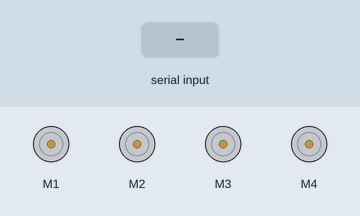
This sketch was run on a simulated Arduino Uno, built with avr-gcc and run on an emulated ATmega328P. Shown: 4 × DC motor (green arrow = forward, orange = backward, longer = faster). The test bench sets the inputs (shaded band).

Above: at 1.2 s.
1.3 s: "1\n" received over the second serial link
At 2.1 s:
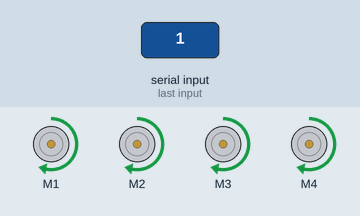
3.8 s: "2\n" received over the second serial link
At 4.2 s:
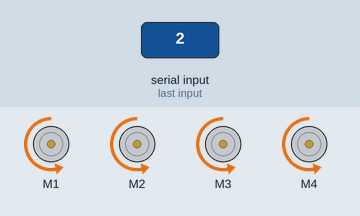
6.3 s: "3\n" received over the second serial link
At 7.0 s:
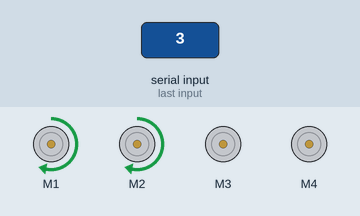
8.7 s: "4\n" received over the second serial link
At 9.1 s:
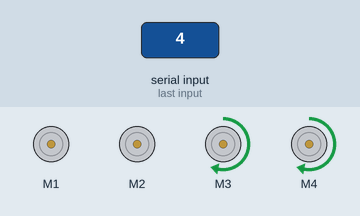
Timing chart, 0 to 11.7 s (numbered marks = the images above; inputs shaded):
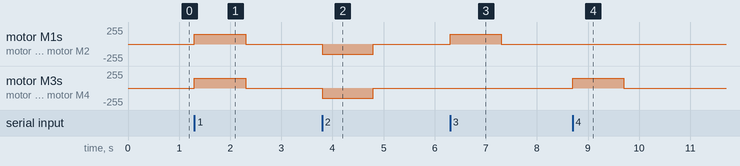

The sketch:

R29._Gesture-Controlled_Robot.ino
```cpp
/*
Components Used:
- Arduino Board
- Adafruit Motor Shield
- Bluetooth Module (HC-05 or HC-06)
- 4 DC Motors
- Breadboard
- Jumper Wires
*/

#include <AFMotor.h>
#include <SoftwareSerial.h>

SoftwareSerial BTSerial(2, 3); // RX, TX

// Define motor objects
AF_DCMotor right_Front(1);
AF_DCMotor right_Back(2);
AF_DCMotor left_Front(3);
AF_DCMotor left_Back(4);

// Default speed variable
int speedValue = 150;

void setup() {
  BTSerial.begin(9600); // Start Bluetooth communication

  right_Front.setSpeed(speedValue);
  right_Back.setSpeed(speedValue);
  left_Front.setSpeed(speedValue);
  left_Back.setSpeed(speedValue);
}

void loop() {
  if (BTSerial.available()) {
    int command = BTSerial.parseInt(); // Read the received integer

    if (command == 1) {
      // Move Forward
      right_Front.run(FORWARD);
      right_Back.run(FORWARD);
      left_Front.run(FORWARD);
      left_Back.run(FORWARD);
    }
    else if (command == 2) {
      // Move Backward
      right_Front.run(BACKWARD);
      right_Back.run(BACKWARD);
      left_Front.run(BACKWARD);
      left_Back.run(BACKWARD);
    }
    else if (command == 3) {
      // Turn Left
      right_Front.run(FORWARD);
      right_Back.run(FORWARD);
      left_Front.run(RELEASE);
      left_Back.run(RELEASE);
    }
    else if (command == 4) {
      // Turn Right
      right_Front.run(RELEASE);
      right_Back.run(RELEASE);
      left_Front.run(FORWARD);
      left_Back.run(FORWARD);
    }
    else if (command == 0) {
      // Stop
      right_Front.run(RELEASE);
      right_Back.run(RELEASE);
      left_Front.run(RELEASE);
      left_Back.run(RELEASE);
    }
    else if (command >= 10 && command <= 255) {
      // Adjust Speed directly
      speedValue = command;
      right_Front.setSpeed(speedValue);
      right_Back.setSpeed(speedValue);
      left_Front.setSpeed(speedValue);
      left_Back.setSpeed(speedValue);
    }
  }
}
```

Measured:
- after the input at 1.3 s, motor M1–4: stopped → forward 150/255 at once, → stopped 1.0 s later
- after the input at 3.8 s, motor M1–4: stopped → backward 150/255 at once, → stopped 1.0 s later
- after the input at 6.3 s, motor M1, motor M2: stopped → forward 150/255 at once, → stopped 1.0 s later
- after the input at 8.7 s, motor M3, motor M4: stopped → forward 150/255 at once, → stopped 1.0 s later
